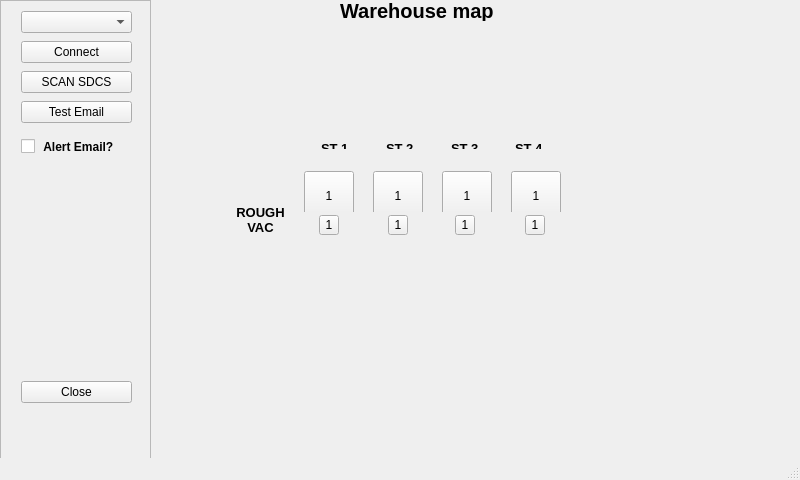
<?xml version="1.0" encoding="UTF-8"?>
<ui version="4.0">
 <class>MainWindow</class>
 <widget class="QMainWindow" name="MainWindow">
  <property name="geometry">
   <rect>
    <x>0</x>
    <y>0</y>
    <width>800</width>
    <height>480</height>
   </rect>
  </property>
  <property name="windowTitle">
   <string>MainWindow</string>
  </property>
  <widget class="QWidget" name="centralWidget">
   <widget class="QScrollArea" name="scrollArea">
    <property name="geometry">
     <rect>
      <x>0</x>
      <y>0</y>
      <width>151</width>
      <height>481</height>
     </rect>
    </property>
    <property name="widgetResizable">
     <bool>true</bool>
    </property>
    <widget class="QWidget" name="scrollAreaWidgetContents">
     <property name="geometry">
      <rect>
       <x>0</x>
       <y>0</y>
       <width>149</width>
       <height>479</height>
      </rect>
     </property>
     <widget class="QComboBox" name="RS485comboBox">
      <property name="geometry">
       <rect>
        <x>20</x>
        <y>10</y>
        <width>111</width>
        <height>22</height>
       </rect>
      </property>
     </widget>
     <widget class="QPushButton" name="RS485ConnectButton">
      <property name="geometry">
       <rect>
        <x>20</x>
        <y>40</y>
        <width>111</width>
        <height>22</height>
       </rect>
      </property>
      <property name="text">
       <string>Connect</string>
      </property>
     </widget>
     <widget class="QPushButton" name="ScanSDCSButton">
      <property name="geometry">
       <rect>
        <x>20</x>
        <y>70</y>
        <width>111</width>
        <height>22</height>
       </rect>
      </property>
      <property name="text">
       <string>SCAN SDCS</string>
      </property>
     </widget>
     <widget class="QPushButton" name="CloseButton">
      <property name="geometry">
       <rect>
        <x>20</x>
        <y>380</y>
        <width>111</width>
        <height>22</height>
       </rect>
      </property>
      <property name="text">
       <string>Close</string>
      </property>
     </widget>
     <widget class="QPushButton" name="sendTestEmailButton">
      <property name="geometry">
       <rect>
        <x>20</x>
        <y>100</y>
        <width>111</width>
        <height>22</height>
       </rect>
      </property>
      <property name="text">
       <string>Test Email</string>
      </property>
     </widget>
     <widget class="QCheckBox" name="checkBox">
      <property name="geometry">
       <rect>
        <x>20</x>
        <y>130</y>
        <width>111</width>
        <height>31</height>
       </rect>
      </property>
      <property name="font">
       <font>
        <pointsize>9</pointsize>
        <weight>75</weight>
        <bold>true</bold>
        <underline>false</underline>
        <strikeout>false</strikeout>
        <kerning>false</kerning>
       </font>
      </property>
      <property name="text">
       <string> Alert Email?</string>
      </property>
     </widget>
    </widget>
   </widget>
   <widget class="QLabel" name="label">
    <property name="geometry">
     <rect>
      <x>340</x>
      <y>0</y>
      <width>191</width>
      <height>21</height>
     </rect>
    </property>
    <property name="font">
     <font>
      <pointsize>15</pointsize>
      <weight>75</weight>
      <bold>true</bold>
     </font>
    </property>
    <property name="text">
     <string>Warehouse map</string>
    </property>
   </widget>
   <widget class="QWidget" name="layoutWidget">
    <property name="geometry">
     <rect>
      <x>300</x>
      <y>160</y>
      <width>265</width>
      <height>52</height>
     </rect>
    </property>
    <layout class="QHBoxLayout" name="horizontalLayout">
     <property name="spacing">
      <number>15</number>
     </property>
     <property name="leftMargin">
      <number>0</number>
     </property>
     <property name="rightMargin">
      <number>0</number>
     </property>
     <item>
      <widget class="QToolButton" name="StationButton_1">
       <property name="minimumSize">
        <size>
         <width>50</width>
         <height>50</height>
        </size>
       </property>
       <property name="maximumSize">
        <size>
         <width>50</width>
         <height>50</height>
        </size>
       </property>
       <property name="text">
        <string>1</string>
       </property>
      </widget>
     </item>
     <item>
      <widget class="QToolButton" name="StationButton_5">
       <property name="minimumSize">
        <size>
         <width>50</width>
         <height>50</height>
        </size>
       </property>
       <property name="maximumSize">
        <size>
         <width>50</width>
         <height>50</height>
        </size>
       </property>
       <property name="text">
        <string>1</string>
       </property>
      </widget>
     </item>
     <item>
      <widget class="QToolButton" name="StationButton_3">
       <property name="minimumSize">
        <size>
         <width>50</width>
         <height>50</height>
        </size>
       </property>
       <property name="maximumSize">
        <size>
         <width>50</width>
         <height>50</height>
        </size>
       </property>
       <property name="text">
        <string>1</string>
       </property>
      </widget>
     </item>
     <item>
      <widget class="QToolButton" name="StationButton_4">
       <property name="minimumSize">
        <size>
         <width>50</width>
         <height>50</height>
        </size>
       </property>
       <property name="maximumSize">
        <size>
         <width>50</width>
         <height>50</height>
        </size>
       </property>
       <property name="text">
        <string>1</string>
       </property>
      </widget>
     </item>
    </layout>
   </widget>
   <widget class="QWidget" name="layoutWidget">
    <property name="geometry">
     <rect>
      <x>310</x>
      <y>130</y>
      <width>271</width>
      <height>30</height>
     </rect>
    </property>
    <layout class="QHBoxLayout" name="horizontalLayout_2">
     <property name="spacing">
      <number>10</number>
     </property>
     <item>
      <widget class="QLabel" name="label_2">
       <property name="font">
        <font>
         <pointsize>10</pointsize>
         <weight>75</weight>
         <bold>true</bold>
        </font>
       </property>
       <property name="text">
        <string>ST 1</string>
       </property>
       <property name="textFormat">
        <enum>Qt::RichText</enum>
       </property>
       <property name="scaledContents">
        <bool>true</bool>
       </property>
       <property name="wordWrap">
        <bool>true</bool>
       </property>
      </widget>
     </item>
     <item>
      <widget class="QLabel" name="label_3">
       <property name="font">
        <font>
         <pointsize>10</pointsize>
         <weight>75</weight>
         <bold>true</bold>
        </font>
       </property>
       <property name="text">
        <string>ST 2</string>
       </property>
       <property name="textFormat">
        <enum>Qt::RichText</enum>
       </property>
       <property name="scaledContents">
        <bool>true</bool>
       </property>
       <property name="wordWrap">
        <bool>true</bool>
       </property>
      </widget>
     </item>
     <item>
      <widget class="QLabel" name="label_4">
       <property name="font">
        <font>
         <pointsize>10</pointsize>
         <weight>75</weight>
         <bold>true</bold>
        </font>
       </property>
       <property name="text">
        <string>ST 3</string>
       </property>
       <property name="textFormat">
        <enum>Qt::RichText</enum>
       </property>
       <property name="scaledContents">
        <bool>true</bool>
       </property>
       <property name="wordWrap">
        <bool>true</bool>
       </property>
      </widget>
     </item>
     <item>
      <widget class="QLabel" name="label_5">
       <property name="font">
        <font>
         <pointsize>10</pointsize>
         <weight>75</weight>
         <bold>true</bold>
        </font>
       </property>
       <property name="text">
        <string>ST 4</string>
       </property>
       <property name="textFormat">
        <enum>Qt::RichText</enum>
       </property>
       <property name="scaledContents">
        <bool>true</bool>
       </property>
       <property name="wordWrap">
        <bool>true</bool>
       </property>
      </widget>
     </item>
    </layout>
   </widget>
   <widget class="QToolButton" name="RoughVacButton_1">
    <property name="enabled">
     <bool>true</bool>
    </property>
    <property name="geometry">
     <rect>
      <x>319</x>
      <y>215</y>
      <width>20</width>
      <height>20</height>
     </rect>
    </property>
    <property name="minimumSize">
     <size>
      <width>20</width>
      <height>20</height>
     </size>
    </property>
    <property name="maximumSize">
     <size>
      <width>20</width>
      <height>20</height>
     </size>
    </property>
    <property name="text">
     <string>1</string>
    </property>
    <property name="checkable">
     <bool>false</bool>
    </property>
   </widget>
   <widget class="QToolButton" name="RoughVacButton_2">
    <property name="enabled">
     <bool>true</bool>
    </property>
    <property name="geometry">
     <rect>
      <x>388</x>
      <y>215</y>
      <width>20</width>
      <height>20</height>
     </rect>
    </property>
    <property name="minimumSize">
     <size>
      <width>20</width>
      <height>20</height>
     </size>
    </property>
    <property name="maximumSize">
     <size>
      <width>20</width>
      <height>20</height>
     </size>
    </property>
    <property name="text">
     <string>1</string>
    </property>
    <property name="checkable">
     <bool>false</bool>
    </property>
   </widget>
   <widget class="QToolButton" name="RoughVacButton_3">
    <property name="enabled">
     <bool>true</bool>
    </property>
    <property name="geometry">
     <rect>
      <x>455</x>
      <y>215</y>
      <width>20</width>
      <height>20</height>
     </rect>
    </property>
    <property name="minimumSize">
     <size>
      <width>20</width>
      <height>20</height>
     </size>
    </property>
    <property name="maximumSize">
     <size>
      <width>20</width>
      <height>20</height>
     </size>
    </property>
    <property name="text">
     <string>1</string>
    </property>
    <property name="checkable">
     <bool>false</bool>
    </property>
   </widget>
   <widget class="QToolButton" name="RoughVacButton_4">
    <property name="enabled">
     <bool>true</bool>
    </property>
    <property name="geometry">
     <rect>
      <x>525</x>
      <y>215</y>
      <width>20</width>
      <height>20</height>
     </rect>
    </property>
    <property name="minimumSize">
     <size>
      <width>20</width>
      <height>20</height>
     </size>
    </property>
    <property name="maximumSize">
     <size>
      <width>20</width>
      <height>20</height>
     </size>
    </property>
    <property name="text">
     <string>1</string>
    </property>
    <property name="checkable">
     <bool>false</bool>
    </property>
   </widget>
   <widget class="QLabel" name="label_6">
    <property name="geometry">
     <rect>
      <x>230</x>
      <y>200</y>
      <width>61</width>
      <height>41</height>
     </rect>
    </property>
    <property name="font">
     <font>
      <pointsize>10</pointsize>
      <weight>75</weight>
      <bold>true</bold>
     </font>
    </property>
    <property name="text">
     <string>ROUGH VAC</string>
    </property>
    <property name="textFormat">
     <enum>Qt::RichText</enum>
    </property>
    <property name="scaledContents">
     <bool>true</bool>
    </property>
    <property name="alignment">
     <set>Qt::AlignCenter</set>
    </property>
    <property name="wordWrap">
     <bool>true</bool>
    </property>
   </widget>
  </widget>
  <widget class="QStatusBar" name="statusBar"/>
 </widget>
 <layoutdefault spacing="6" margin="11"/>
 <resources/>
 <connections/>
</ui>
